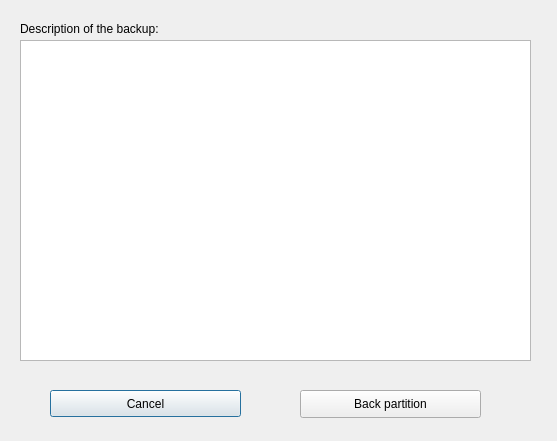
<?xml version="1.0" encoding="UTF-8"?>
<ui version="4.0">
 <class>FileDialog</class>
 <widget class="QDialog" name="FileDialog">
  <property name="geometry">
   <rect>
    <x>0</x>
    <y>0</y>
    <width>557</width>
    <height>441</height>
   </rect>
  </property>
  <property name="windowTitle">
   <string extracomment="Beschreibung der Sicherung">Description of the backup</string>
  </property>
  <widget class="QPushButton" name="cmd_cancel">
   <property name="geometry">
    <rect>
     <x>50</x>
     <y>390</y>
     <width>191</width>
     <height>27</height>
    </rect>
   </property>
   <property name="text">
    <string extracomment="Abbrechen">Cancel</string>
   </property>
  </widget>
  <widget class="QLabel" name="label">
   <property name="geometry">
    <rect>
     <x>20</x>
     <y>20</y>
     <width>251</width>
     <height>18</height>
    </rect>
   </property>
   <property name="text">
    <string extracomment="Beschreibung der Sicherung:">Description of the backup:</string>
   </property>
  </widget>
  <widget class="QPushButton" name="cmd_save">
   <property name="geometry">
    <rect>
     <x>300</x>
     <y>390</y>
     <width>181</width>
     <height>28</height>
    </rect>
   </property>
   <property name="text">
    <string extracomment="Partition sichern">Back partition</string>
   </property>
  </widget>
  <widget class="QTextEdit" name="textEdit">
   <property name="geometry">
    <rect>
     <x>20</x>
     <y>40</y>
     <width>511</width>
     <height>321</height>
    </rect>
   </property>
   <property name="lineWidth">
    <number>1</number>
   </property>
   <property name="autoFormatting">
    <set>QTextEdit::AutoNone</set>
   </property>
   <property name="tabChangesFocus">
    <bool>true</bool>
   </property>
   <property name="lineWrapMode">
    <enum>QTextEdit::WidgetWidth</enum>
   </property>
   <property name="lineWrapColumnOrWidth">
    <number>0</number>
   </property>
   <property name="html">
    <string>&lt;!DOCTYPE HTML PUBLIC &quot;-//W3C//DTD HTML 4.0//EN&quot; &quot;http://www.w3.org/TR/REC-html40/strict.dtd&quot;&gt;
&lt;html&gt;&lt;head&gt;&lt;meta name=&quot;qrichtext&quot; content=&quot;1&quot; /&gt;&lt;style type=&quot;text/css&quot;&gt;
p, li { white-space: pre-wrap; }
&lt;/style&gt;&lt;/head&gt;&lt;body style=&quot; font-family:'Sans'; font-size:10pt; font-weight:400; font-style:normal;&quot;&gt;
&lt;p style=&quot;-qt-paragraph-type:empty; margin-top:0px; margin-bottom:0px; margin-left:0px; margin-right:0px; -qt-block-indent:0; text-indent:0px;&quot;&gt;&lt;/p&gt;&lt;/body&gt;&lt;/html&gt;</string>
   </property>
  </widget>
 </widget>
 <resources/>
 <connections/>
</ui>
